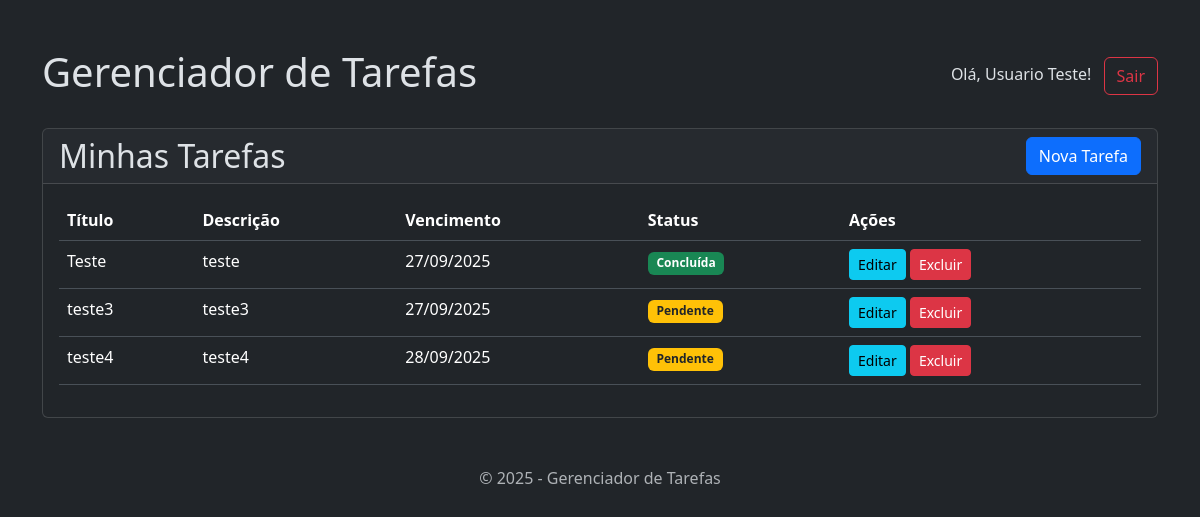
The page /index.php?action=listar (signed in) on the database its author committed.
### tables this page shows
CREATE TABLE `tarefas` (
  `id` int(11) NOT NULL AUTO_INCREMENT,
  `titulo` varchar(100) NOT NULL,
  `descricao` text DEFAULT NULL,
  `data_vencimento` date DEFAULT NULL,
  `status` enum('pendente','concluida') NOT NULL DEFAULT 'pendente',
  `data_criacao` timestamp NULL DEFAULT current_timestamp(),
  PRIMARY KEY (`id`)
);

### app/controllers/TarefaController.php (called while the page is built, shortened)
<?php
class TarefaController {
    private $tarefaModel;
    public function __construct() {
        $this->tarefaModel = new Tarefa();
    }
    public function listar() {
        $tarefas = $this->tarefaModel->listAll();
        require ROOT_PATH . '/app/views/tarefa/index.php';
    }
}

### app/models/Tarefa.php (called while the page is built, shortened)
<?php
class Tarefa {
    private $conexao;
    private $tableName = 'tarefas';
    public function __construct() {
        $database = new Database('localhost', 'projeto_tarefas', 'root', 'doidos32');
        $this->conexao = $database->getConnection();
    }
    public function listAll() {
        try {
            $comandoSQL= "SELECT * FROM ".$this->tableName;
            $acesso = $this->conexao->prepare($comandoSQL);
            if ($acesso->execute()) {
                return $acesso;
            }
            return false;
        } catch (PDOException $erro) {
            echo $erro->getMessage();
        }
        return false;
    }
}

### config/database.php (called while the page is built, shortened)
<?php
class Database {
    private $host = 'localhost';
    private $db_name = 'banco_sistema';
    private $username = 'root';
    private $password = 'root';
    public function __construct($servidor, $nomeBanco, $usuario, $senha) {
        $this->host = $servidor;
        $this->db_name = $nomeBanco;
        $this->username = $usuario;
        $this->password = $senha;
    }
    public function getConnection() {
        $this->DBConn = null;
        try {
            $this->DBConn = new PDO("mysql:host=".$this->host.";dbname=".$this->db_name, $this->username, $this->password);
            $this->DBConn->exec('set names utf8');
        }
        catch (PDOException $erro) {
            echo "Erro de Conexão com o banco de dados: ".$erro->getMessage();
        }
        return $this->DBConn;
    }
}

### app/views/tarefa/index.php (the view)
<?php require '_header.php'; ?>
<div class="card">
    <div class="card-header d-flex justify-content-between align-items-center">
        <h2 class="mb-0">Minhas Tarefas</h2>
        <a href="index.php?action=create" class="btn btn-primary">Nova Tarefa</a>
    </div>
    <div class="card-body">
        <table class="table table-hover">
            <thead>
                <tr>
                    <th>Título</th>
                    <th>Descrição</th>
                    <th>Vencimento</th>
                    <th>Status</th>
                    <th>Ações</th>
                </tr>
            </thead>
            <tbody>
                <?php while ($tarefa = $tarefas->fetch(PDO::FETCH_ASSOC)): ?>
                <tr>
                    <td><?php echo htmlspecialchars($tarefa['titulo']); ?></td>
                    <td><?php echo htmlspecialchars($tarefa['descricao']); ?></td>
                    <td><?php echo date('d/m/Y', strtotime($tarefa['data_vencimento'])); ?></td>
                    <td>
                        <?php if ($tarefa['status'] == 'concluida'): ?>
                            <a href="index.php?action=change&id=<?php echo $tarefa['id']; ?>&status=<?php echo $tarefa['status']; ?>" class="btn badge bg-success" onclick="return confirm('Deseja alterar o status?');">Concluída</a>
                        <?php else: ?>
                            <a href="index.php?action=change&id=<?php echo $tarefa['id']; ?>&status=<?php echo $tarefa['status']; ?>" class="btn badge bg-warning text-dark" onclick="return confirm('Deseja alterar o status?');">Pendente</a>
                        <?php endif; ?>
                    </td>
                    <td>
                        <a href="index.php?action=edit&id=<?php echo $tarefa['id']; ?>" class="btn btn-sm btn-info">Editar</a>
                        <a href="index.php?action=delete&id=<?php echo $tarefa['id']; ?>" class="btn btn-sm btn-danger" onclick="return confirm('Tem certeza?');">Excluir</a>
                    </td>
                </tr>
                <?php endwhile; ?>
            </tbody>
        </table>
    </div>
</div>
<?php require '_footer.php'; ?>

### public/index.php (shortened to what this page needs)
<?php
require_once ROOT_PATH . '/config/database.php';
require_once ROOT_PATH . '/app/controllers/TarefaController.php';
require_once ROOT_PATH . '/app/models/Tarefa.php';
$action = $_GET['action'] ?? 'index';
if (in_array($action, ['showLogin', 'login', 'logout'])) {
    $loginController = new LoginController();
    switch($action) {
        case 'login':
            $email = htmlspecialchars($_POST['email']);
            $senha = htmlspecialchars($_POST['senha']);
            $loginController->login($email, $senha);
            break;
        case 'logout':
            $loginController->logout();
            break;
        case 'showLogin':
        default:
            $loginController->index();
            break;
    }
} else {
    $tarefaController = new TarefaController();
    switch ($action) {
        case 'listar':
        default:
            $tarefaController->listar();
            break;
    }
}

### app/views/tarefa/_header.php (shortened to what this page needs)
<!DOCTYPE html>
<html lang="pt-BR" data-bs-theme="dark">
<head>
    <link href="https://cdn.jsdelivr.net/npm/bootstrap@5.3.3/dist/css/bootstrap.min.css" rel="stylesheet">
    <link rel="stylesheet" href="style.css">
</head>
<body>
    <div class="container mt-5">
        <header class="d-flex justify-content-between align-items-center mb-4">
            <h1>Gerenciador de Tarefas</h1>
            <div>
                <span>Olá, <?php echo htmlspecialchars($_SESSION['usuario_nome']); ?>!</span>
                <a href="index.php?action=logout" class="btn btn-outline-danger ms-2">Sair</a>
            </div>
        </header>

### app/views/tarefa/_footer.php (shortened to what this page needs)
<footer class="text-center text-muted mt-5">
            <p>&copy; <?php echo date('Y'); ?> - Gerenciador de Tarefas</p>
        </footer>
    </div>
</body>
</html>

### rows shown on the page
tarefas: titulo "Teste", descricao "teste", data_vencimento "27/09/2025"
tarefas: titulo "teste3", descricao "teste3", data_vencimento "27/09/2025"
tarefas: titulo "teste4", descricao "teste4", data_vencimento "28/09/2025"

### other values the page prints
$_SESSION['usuario_nome'] "Usuario Teste"
